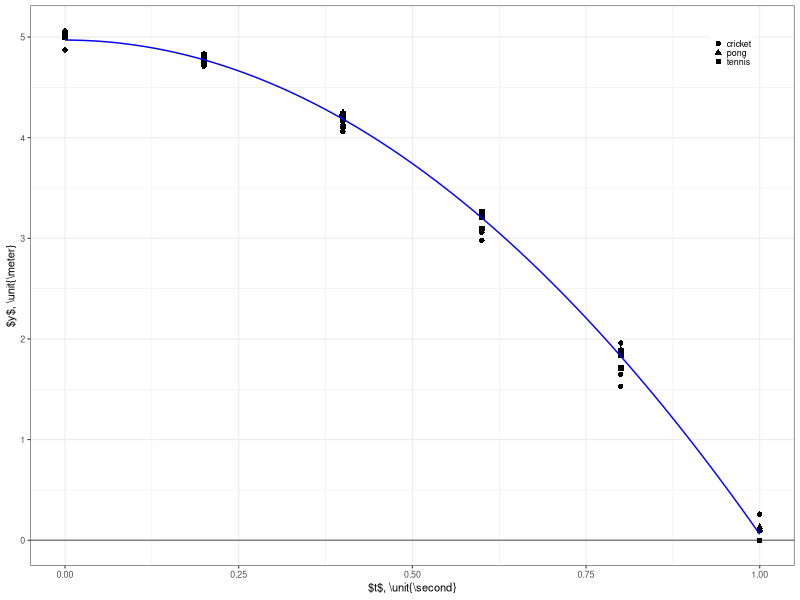

Write R code to recreate this figure.
library(ggplot2)
library(dplyr)

raw <- read.csv('position.csv',header=TRUE)
data <- tibble(raw)

ypred <- function(t_s){
  -4.91*t_s^2 + 4.97
}

# make figure 2 a plot of position vs time
fig <- ggplot(data) +
    geom_hline(yintercept=0,color="gray50") +
    geom_point(aes(x=t_s,y=y_m,shape=type)) +
    geom_function(fun=ypred,color='blue') + 
    ylab('$y$, \\unit{\\meter}') +
    xlab('$t$, \\unit{\\second}') +
    theme_bw(base_size=8) +
    theme(legend.position="inside",
	legend.position.inside=c(0.95,0.95),
	legend.justification.inside=c("right","top"),
	legend.key.size=unit(4,"pt"),
	legend.title=element_blank())
ggsave('fig2.svg',plot=fig,width=3.4167,height=2,units="in")
    


# calculate model stuff
bloop <- mutate(data,tsquared=t_s^2)
model1 <- lm(y_m~tsquared,bloop)
model2 <- lm(y_m~tsquared:type,bloop)
print(anova(model1,model2))

# give groupwise anyway
cricket <- filter(bloop,type=='cricket')
tennis <- filter(bloop,type=='tennis')
pong <- filter(bloop,type=='pong')

print(summary(lm(y_m~tsquared,cricket)))
print(summary(lm(y_m~tsquared,tennis)))
print(summary(lm(y_m~tsquared,pong)))
